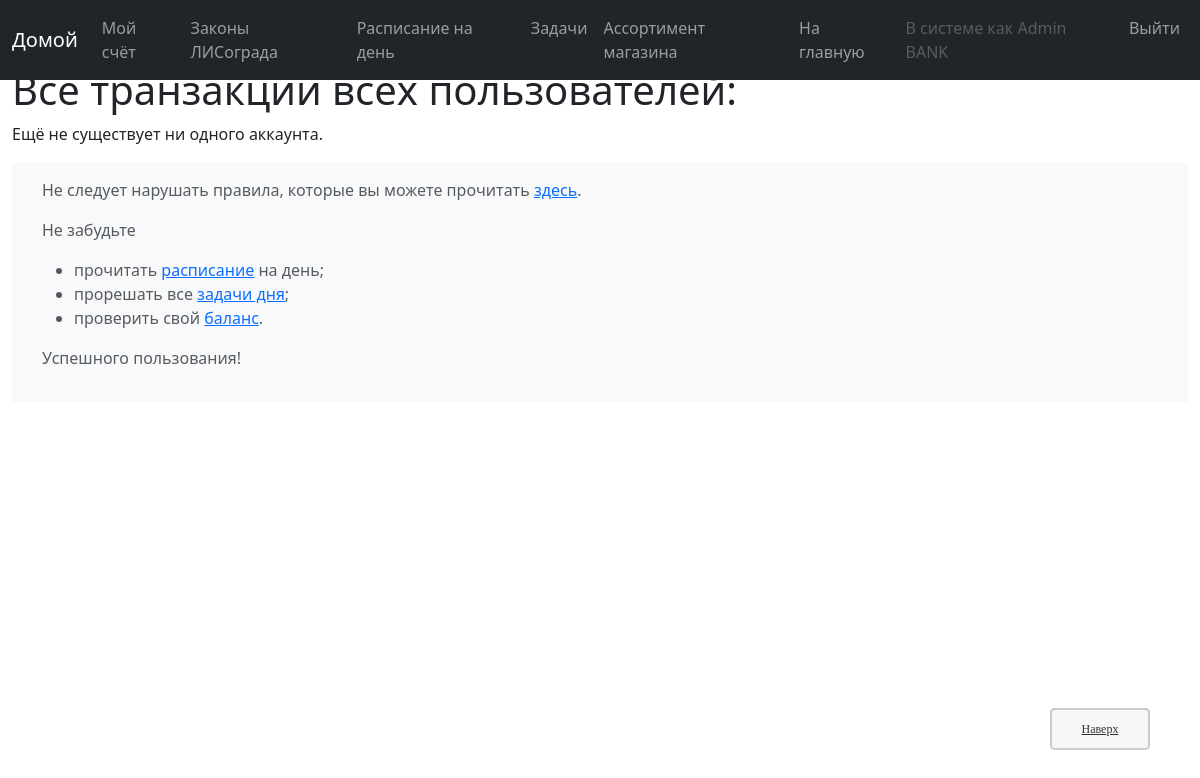
The page /bank/accounts/ (signed in) on the database as committed earlier.
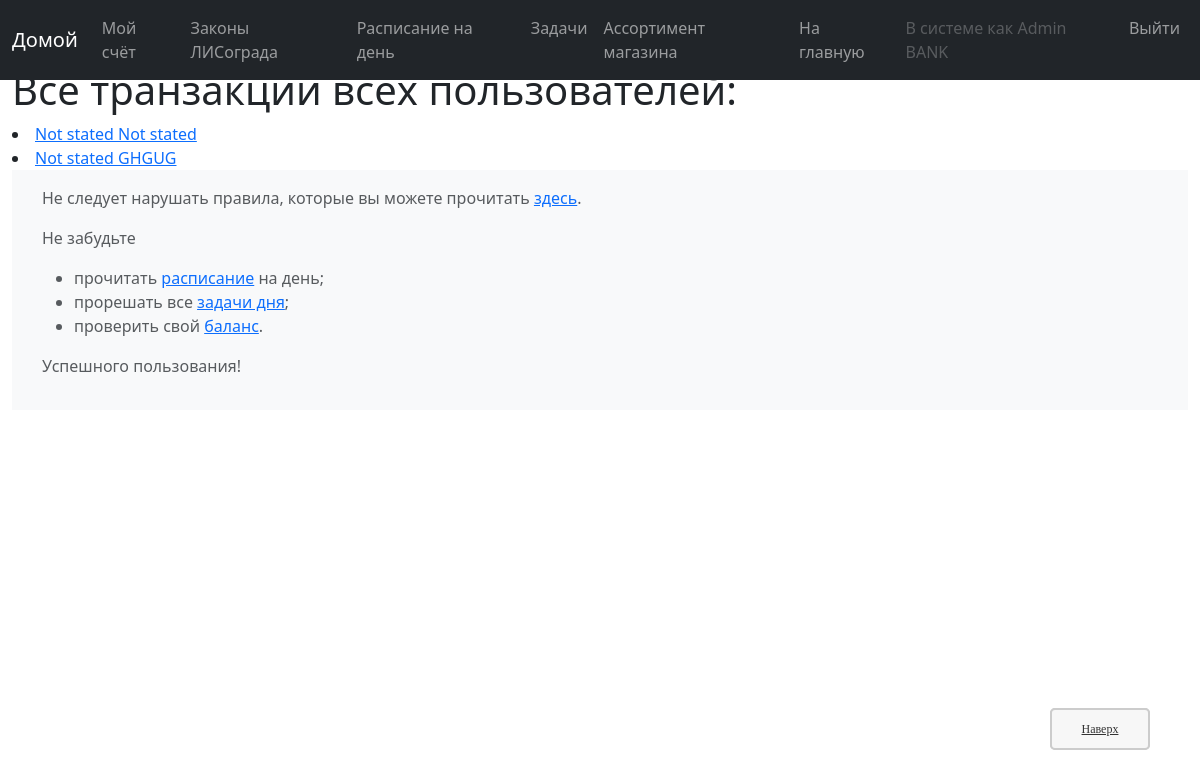
The same page on the database as committed later.
### bank/models.py (models this page shows, shortened)
class account(models.Model):
    user = models.OneToOneField(User, on_delete=models.CASCADE, verbose_name=gc('account, fields, user, verbose_name'))
    balance = models.FloatField(default=0, verbose_name=gc('account, fields, balance, verbose_name'))
    id = models.UUIDField(primary_key=True, default=uuid.uuid4, help_text=gc('account, fields, id, help_text'))#, editable=False)
    first_name = models.CharField(max_length=40, default=gc('account, fields, first_name, default'),
                                  verbose_name=gc('account, fields, first_name, verbose_name'))   #   Имя
    middle_name = models.CharField(max_length=40, default=gc('account, fields, middle_name, default'),
                                   verbose_name=gc('account, fields, middle_name, verbose_name')) #   Отчество
    last_name = models.CharField(max_length=40, default=gc('account, fields, last_name, default'),
                                 verbose_name=gc('account, fields, last_name, verbose_name'))     #   Фамилия
    user_group = models.CharField(max_length=40, choices=EXISTING_GROUPS, default='None',
                                  help_text=gc('account, fields, user_group, help_text'),
                                  verbose_name=gc('account, fields, user_group, verbose_name'))
    party = models.IntegerField(default=0, verbose_name=gc('account, fields, party, verbose_name'))
    theme_self = models.CharField(max_length=50, choices=EXISTING_THEMES, default='default',
                                  help_text=gc('account, fields, theme_self, help_text'),
                                  verbose_name=gc('account, fields, theme_self, verbose_name'))
    account_status = models.CharField(max_length=100, default='', blank=True,
                                      verbose_name=gc('account, fields, account_status, verbose_name'))
    class Meta:
        ordering = ["party", "last_name"]
        permissions = PERMISSIONS
    def get_absolute_url(self):
        return reverse('account-detail', args=[str(self.id)])
    def short_name(self) -> str:
        return f'{self.last_name} {self.first_name}'

### bank/views/view_info.py (the view)
@permission_required('bank.staff_')
def all_accounts_list_view(request):
    acc_all = account.objects.exclude(party=0).order_by('party', 'last_name') #.filter(name=self.request.user.account.balance)
    paginator1 = Paginator(acc_all, 25)
    page1 = request.GET.get('page1')
    try:
        items1 = paginator1.page(page1)
    except PageNotAnInteger:
        items1 = paginator1.page(1)
    except EmptyPage:
        items1 = paginator1.page(paginator1.num_pages)
    return render(
        request,
        'bank/info_view/balances.html',
        context={
            'object_list': items1,
        }
    )

### templates/bank/info_view/balances.html
{% extends "bank/base_generic.html" %}
{% block content %}
    <h1>Все транзакции всех пользователей:</h1>
    {% if object_list %}
    <ui>
        {% for element in object_list %}
        <li>
            <a href="{{ element.get_absolute_url }}">{{ element.short_name }}</a>
        </li>
        {% endfor %}
    </ui>
    {% else %}
      <p>Ещё не существует ни одного аккаунта.</p>
    {% endif %}
    <a href="#top" title="В начало" tabindex="-1" class="topbutton">Наверх</a>
{% endblock %}

Rows that differ between the two databases and show on the page:
added account: short_name "Not stated Not stated"
added account: short_name "Not stated GHGUG"
Other text that changed with them:
text no longer shown: "Ещё не существует ни одного аккаунта."
